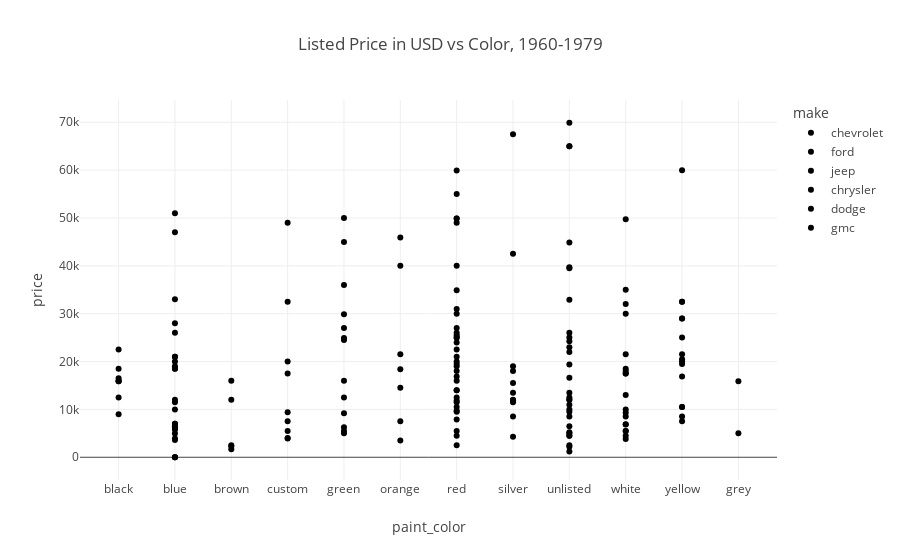

Notebook source saved alongside this figure:
### Code cell
muscle_car_scat = px.scatter(muscle_car_df.sort_values(['paint_color', 'make']), x='paint_color', y='price', color='make', title='Listed Price in USD vs Color, 1960-1979')
muscle_car_scat.show()

### Figure 1 — Plotly figure (JSON) as saved in the notebook; plotly's stock layout.template omitted (floating-point values rounded to 4 significant figures)
{"data": [{"hovertemplate": "make=chevrolet<br>paint_color=%{x}<br>price=%{y}<extra></extra>", "legendgroup": "chevrolet", "marker": {"color": "#000001", "symbol": "circle"}, "mode": "markers", "name": "chevrolet", "orientation": "v", "showlegend": true, "type": "scatter", "x": ["black", "black", "black", "blue", "blue", "blue", "blue", "blue", "blue", "blue", "blue", "blue", "blue", "blue", "blue", "blue", "blue", "blue", "blue", "blue", "blue", "blue", "brown", "brown", "brown", "custom", "custom", "custom", "custom", "custom", "custom", "custom", "green", "green", "green", "green", "green", "green", "green", "green", "orange", "orange", "orange", "red", "red", "red", "red", "red", "red", "red", "red", "red", "red", "red", "red", "red", "red", "red", "red", "red", "red", "red", "silver", "silver", "silver", "silver", "silver", "silver", "silver", "silver", "silver", "silver", "unlisted", "unlisted", "unlisted", "unlisted", "unlisted", "unlisted", "unlisted", "unlisted", "unlisted", "unlisted", "unlisted", "unlisted", "unlisted", "unlisted", "unlisted", "unlisted", "white", "white", "white", "white", "white", "white", "white", "white", "yellow", "yellow", "yellow", "yellow", "yellow", "yellow", "yellow", "yellow"], "xaxis": "x", "y": [18500, 9000, 16500, 51000, 10000, 47000, 33000, 11500, 6500, 28000, 4950, 1, 21000, 20000, 1, 7000, 18500, 6500, 1, 21000, 7000, 12000, 16000, 2300, 1650, 3900, 49000, 7500, 32500, 20000, 17500, 9400, 45000, 49995, 24900, 24500, 36000, 12500, 29900, 5500, 18400, 45900, 7500, 2500, 9700, 10500, 25500, 55000, 27000, 34900, 59900, 4500, 20000, 11800, 49900, 16900, 21000, 26000, 12500, 5500, 40000, 49900, 67500, 11900, 11750, 42500, 11500, 13500, 11999, 18000, 8500, 15500, 16600, 32900, 25000, 19400, 65000, 44900, 11999, 4500, 13500, 64990, 8500, 10950, 69900, 6500, 5250, 4500, 30000, 5500, 6900, 10000, 49750, 32000, 35000, 17500, 10500, 10500, 32500, 25000, 32500, 60000, 16900, 20500], "yaxis": "y"}, {"hovertemplate": "make=ford<br>paint_color=%{x}<br>price=%{y}<extra></extra>", "legendgroup": "ford", "marker": {"color": "#000002", "symbol": "circle"}, "mode": "markers", "name": "ford", "orientation": "v", "showlegend": true, "type": "scatter", "x": ["black", "black", "black", "black", "black", "blue", "blue", "blue", "blue", "blue", "blue", "brown", "brown", "custom", "custom", "green", "green", "orange", "orange", "red", "red", "red", "red", "red", "red", "red", "red", "red", "red", "red", "red", "red", "red", "red", "red", "silver", "silver", "unlisted", "unlisted", "unlisted", "unlisted", "unlisted", "unlisted", "unlisted", "unlisted", "unlisted", "unlisted", "white", "white", "white", "white", "white", "white", "white", "white", "white", "white", "white", "yellow", "yellow", "yellow", "yellow", "yellow", "yellow", "yellow"], "xaxis": "x", "y": [15900, 22500, 12500, 16000, 15900, 19000, 26000, 6000, 5800, 18500, 3900, 12000, 2500, 5500, 4000, 9200, 16000, 3500, 14500, 30000, 16000, 49000, 18995, 24995, 24000, 7900, 31000, 19500, 25000, 11500, 18000, 13995, 9500, 14000, 22500, 19000, 4300, 39700, 24250, 39500, 12000, 23000, 9500, 12500, 2500, 5000, 21975, 8500, 9300, 18500, 4500, 3800, 21500, 17500, 6850, 5500, 12999, 18000, 19500, 8500, 21500, 28995, 20000, 28995, 7500], "yaxis": "y"}, {"hovertemplate": "make=jeep<br>paint_color=%{x}<br>price=%{y}<extra></extra>", "legendgroup": "jeep", "marker": {"color": "#000003", "symbol": "circle"}, "mode": "markers", "name": "jeep", "orientation": "v", "showlegend": true, "type": "scatter", "x": ["blue", "grey", "grey", "unlisted"], "xaxis": "x", "y": [3600, 5000, 15895, 1200], "yaxis": "y"}, {"hovertemplate": "make=chrysler<br>paint_color=%{x}<br>price=%{y}<extra></extra>", "legendgroup": "chrysler", "marker": {"color": "#000004", "symbol": "circle"}, "mode": "markers", "name": "chrysler", "orientation": "v", "showlegend": true, "type": "scatter", "x": ["green"], "xaxis": "x", "y": [6250], "yaxis": "y"}, {"hovertemplate": "make=dodge<br>paint_color=%{x}<br>price=%{y}<extra></extra>", "legendgroup": "dodge", "marker": {"color": "#000005", "symbol": "circle"}, "mode": "markers", "name": "dodge", "orientation": "v", "showlegend": true, "type": "scatter", "x": ["green", "orange", "orange", "unlisted"], "xaxis": "x", "y": [27000, 40000, 21500, 26000], "yaxis": "y"}, {"hovertemplate": "make=gmc<br>paint_color=%{x}<br>price=%{y}<extra></extra>", "legendgroup": "gmc", "marker": {"color": "#000006", "symbol": "circle"}, "mode": "markers", "name": "gmc", "orientation": "v", "showlegend": true, "type": "scatter", "x": ["green", "unlisted", "unlisted"], "xaxis": "x", "y": [5000, 2200, 9999], "yaxis": "y"}], "layout": {"legend": {"title": {"text": "make"}, "tracegroupgap": 0}, "title": {"text": "Listed Price in USD vs Color, 1960-1979"}, "xaxis": {"anchor": "y", "domain": [0, 1], "title": {"text": "paint_color"}}, "yaxis": {"anchor": "x", "domain": [0, 1], "title": {"text": "price"}}}}
